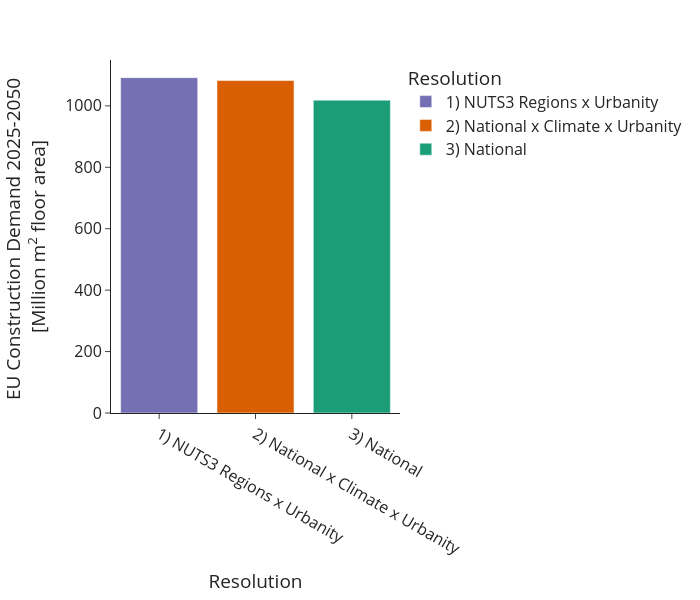

Here is the notebook cell this chart was saved with:
### Code cell
df = data[data['year']<=2050].groupby('scenario').sum(numeric_only=True).drop('year', axis=1)
df = df.sort_values('scenario', ascending=False)
fig = px.bar(df, y="floor_new_Mm2", color=df.index, labels={"floor_new_Mm2":"EU Construction Demand 2025-2050 <br>[Million m<sup>2</sup> floor area]", 'scenario':'Resolution', 'year':'Year'}, template='simple_white', 
             color_discrete_sequence=px.colors.qualitative.Dark2)
fig.update_layout(width=700, height=600, legend={'traceorder': 'reversed'}, font=dict(size=16)) 
fig.update_xaxes(categoryorder='array', categoryarray= ['1) NUTS3 Regions x Urbanity', '2) National x Climate x Urbanity', '3) National'])
fig.write_image('plots/bar_floor_new_Resolution.svg')
fig.write_image('plots/bar_floor_new_Resolution.png')
fig.show()

### Figure 1 — Plotly figure (JSON) as saved in the notebook; plotly's stock layout.template omitted (floating-point values rounded to 4 significant figures)
{"data": [{"alignmentgroup": "True", "hovertemplate": "Resolution=%{x}<br>EU Construction Demand 2025-2050 <br>[Million m<sup>2</sup> floor area]=%{y}<extra></extra>", "legendgroup": "3) National", "marker": {"color": "rgb(27,158,119)", "pattern": {"shape": ""}}, "name": "3) National", "offsetgroup": "3) National", "orientation": "v", "showlegend": true, "textposition": "auto", "type": "bar", "x": ["3) National"], "xaxis": "x", "y": [1019.0], "yaxis": "y"}, {"alignmentgroup": "True", "hovertemplate": "Resolution=%{x}<br>EU Construction Demand 2025-2050 <br>[Million m<sup>2</sup> floor area]=%{y}<extra></extra>", "legendgroup": "2) National x Climate x Urbanity", "marker": {"color": "rgb(217,95,2)", "pattern": {"shape": ""}}, "name": "2) National x Climate x Urbanity", "offsetgroup": "2) National x Climate x Urbanity", "orientation": "v", "showlegend": true, "textposition": "auto", "type": "bar", "x": ["2) National x Climate x Urbanity"], "xaxis": "x", "y": [1082.0], "yaxis": "y"}, {"alignmentgroup": "True", "hovertemplate": "Resolution=%{x}<br>EU Construction Demand 2025-2050 <br>[Million m<sup>2</sup> floor area]=%{y}<extra></extra>", "legendgroup": "1) NUTS3 Regions x Urbanity", "marker": {"color": "rgb(117,112,179)", "pattern": {"shape": ""}}, "name": "1) NUTS3 Regions x Urbanity", "offsetgroup": "1) NUTS3 Regions x Urbanity", "orientation": "v", "showlegend": true, "textposition": "auto", "type": "bar", "x": ["1) NUTS3 Regions x Urbanity"], "xaxis": "x", "y": [1092.0], "yaxis": "y"}], "layout": {"barmode": "relative", "font": {"size": 16}, "height": 600, "legend": {"title": {"text": "Resolution"}, "tracegroupgap": 0, "traceorder": "reversed"}, "margin": {"t": 60}, "width": 700, "xaxis": {"anchor": "y", "categoryarray": ["1) NUTS3 Regions x Urbanity", "2) National x Climate x Urbanity", "3) National"], "categoryorder": "array", "domain": [0, 1], "title": {"text": "Resolution"}}, "yaxis": {"anchor": "x", "domain": [0, 1], "title": {"text": "EU Construction Demand 2025-2050 <br>[Million m<sup>2</sup> floor area]"}}}}
